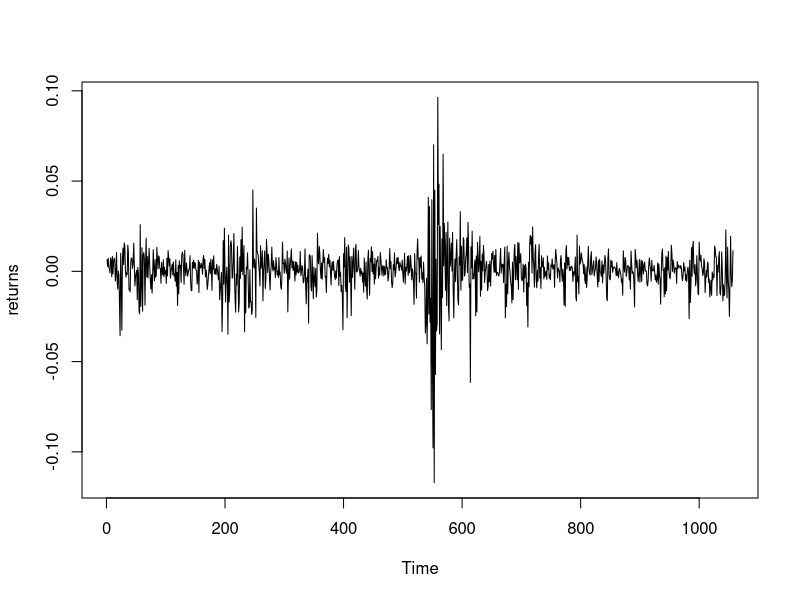
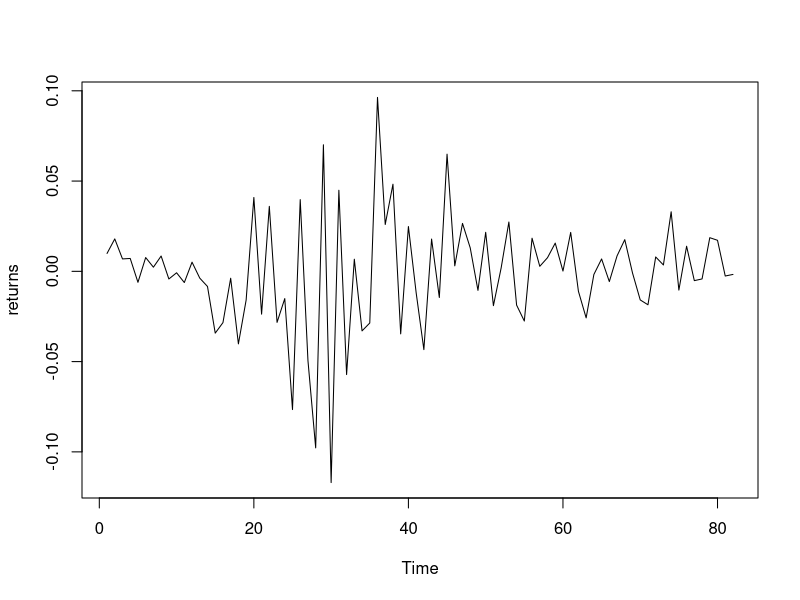
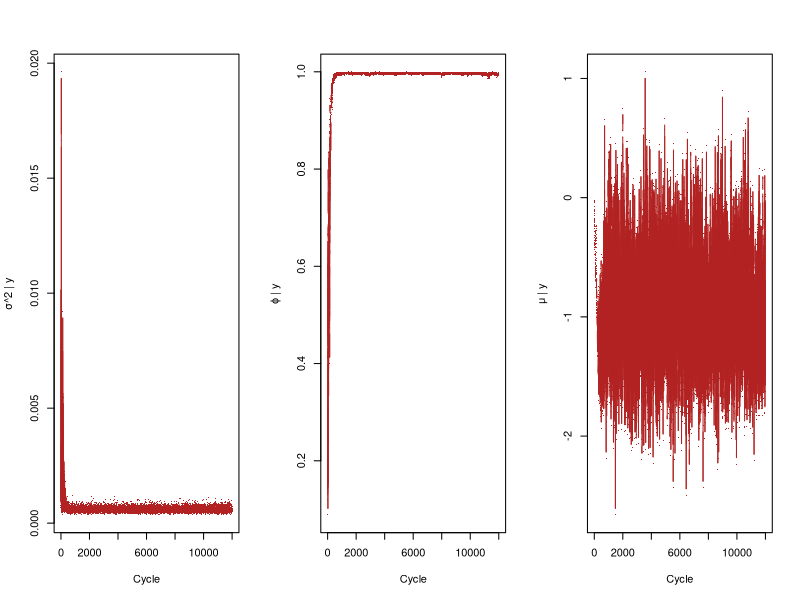
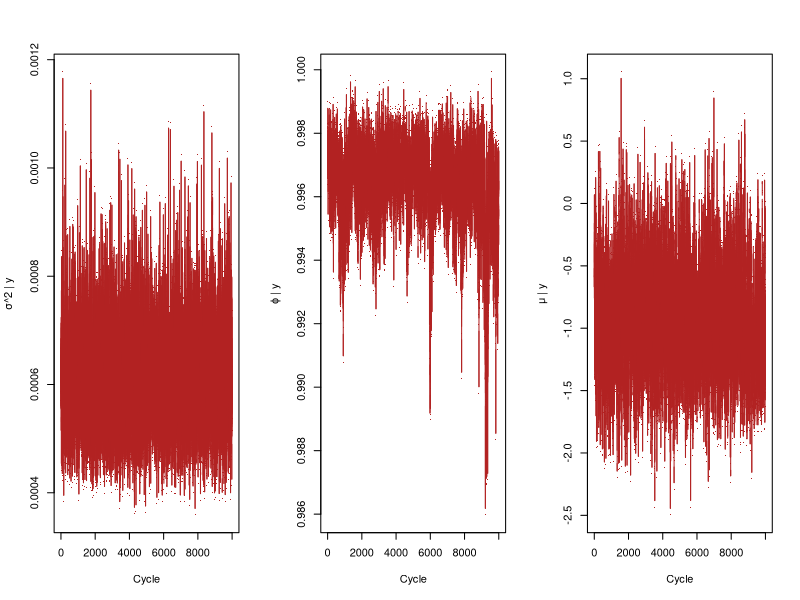
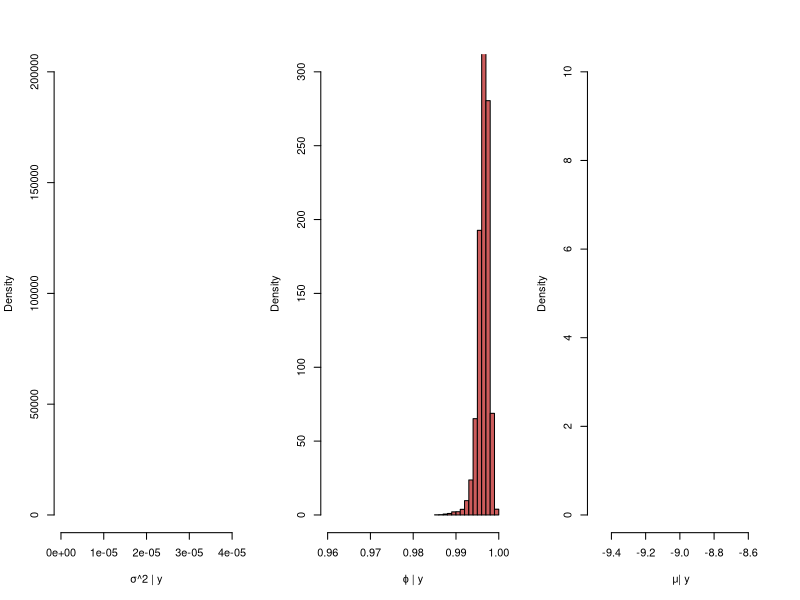
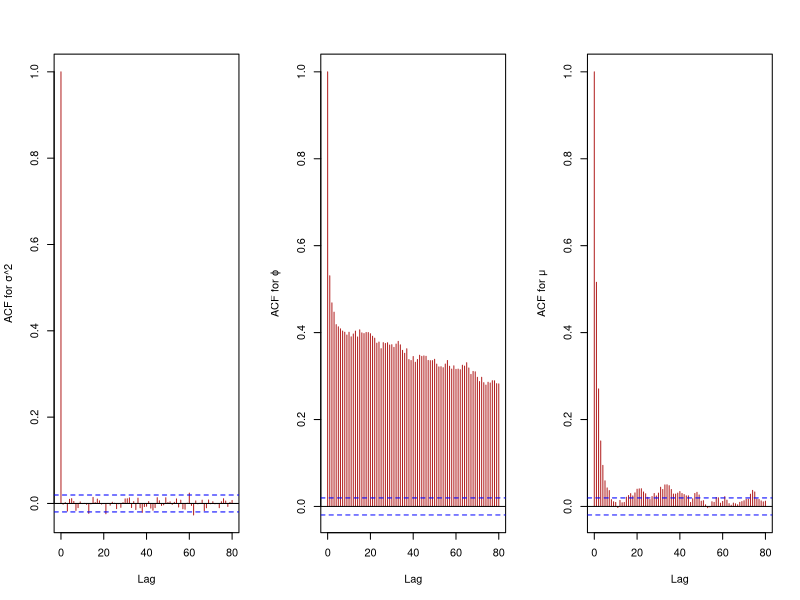
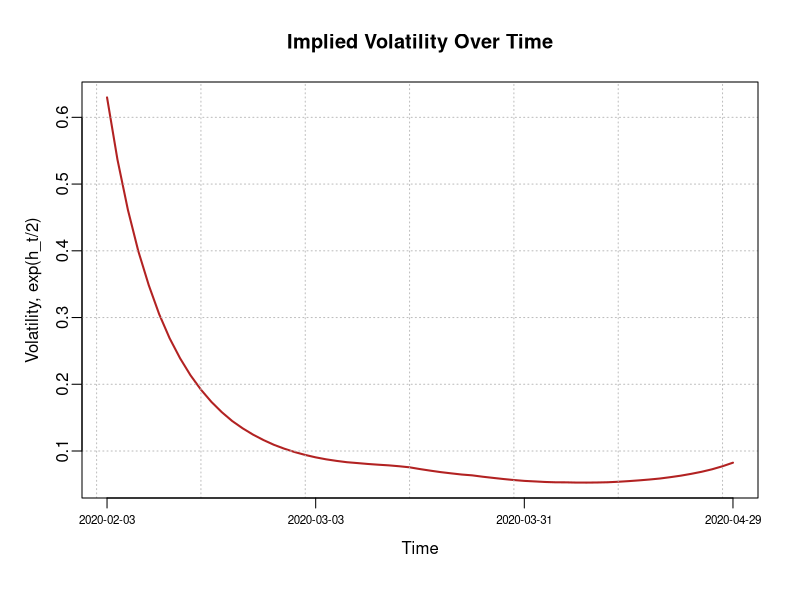
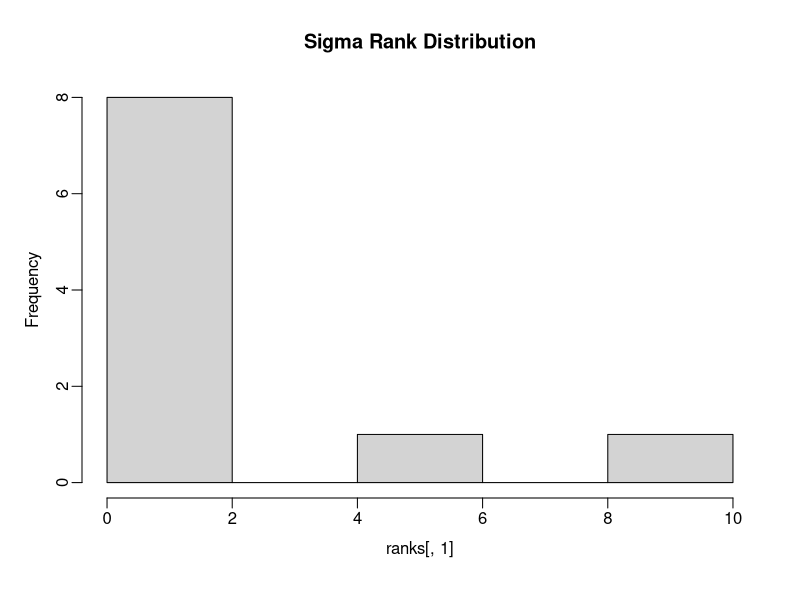

Recreate these plots in R, in order.
## ---- chunk 1
knitr::opts_chunk$set(echo = TRUE)
## ---- chunk 2
# Store length of returns vector and initial parameter values
df <- read.csv("synthetic_sp500_returns.csv")
date <- as.Date(df$Date)
returns <- df$Synthetic

T <- length(returns)
initial <- list(h = rep(0,T), sigma2 = 0.02, phi = 0.95, mu = 0)

plot.ts(returns)
## ---- chunk 3
# Store length of returns vector and initial parameter values

df <- read.csv("synthetic_sp500_returns.csv")
df$Date <- as.Date(df$Date)

# Filter for Feb 1 – Apr 30, 2020
df_sub <- df[df$Date >= as.Date("2020-02-01") & df$Date <= as.Date("2020-05-30"), ]

# Extract filtered date and returns
date <- df_sub$Date
returns <- df_sub$Synthetic

#returns <- df$Actual

T <- length(returns)
initial <- list(h = rep(0,T), sigma2 = 0.02, phi = 0.95, mu = 0)

plot.ts(returns)

## ---- chunk 4
# Hyper-parameters for ht sampler 
nu2 <- initial$sigma2 / (1 + initial$phi^2); tau <- initial$sigma2 / (1 - initial$phi^2)

# Hyper-parameters for sigma2 sampler
alpha_sigma <- 2.5; beta_sigma <- 0.025

# Hyper-parameters for phi sampler 
alpha_phi <- 0; beta2_phi <- 1 

# Hyper-parameters for mu sampler 
alpha_mu <- 0; beta2_mu <- 100

# List storing all hyper-parameters
hyperparameters <- list(h = c(nu2, tau), sigma2 = c(alpha_sigma, beta_sigma),
                        phi = c(alpha_phi, beta2_phi), mu = c(alpha_mu, beta2_mu))
## ---- chunk 5
# Function for sampling ht
sample_ht <- function(data, hyperparameters, h, sigma, phi, mu) {
  
  ## Parameters needed
  T <- length(data)
  
  ## Updated h_1
  h[1] <- rnorm(1, mean = mu, sd = sqrt(hyperparameters[2]))

  ## Update h_[2:T-1]
  for (t in 2:(T-1)) {
    
    ### Parameters for proposal distribution
    hstar <- mu + (phi * (h[t-1] - mu + h[t+1] - mu)) / (1 + phi^2)
    psi <- hstar + (hyperparameters[1] / 2) * (data[t]^2 * exp(-hstar) - 1)

    ### Rejection Sampling 
    repeat{
      proposal <- rnorm(1, psi, hyperparameters[2])
      u <- runif(1, min = 0, max = 1)
      
      #### Acceptance probability
      log_fstar <- (-1 / 2) * proposal - (data[t]^2 / 2) * (exp(-proposal))
      log_gstar <- (-1 / 2) * proposal - (data[t]^2 / 2) * (exp(-hstar) * (1 + hstar) - 
                                                           proposal * exp(-hstar))
      prob <- exp(log_fstar - log_gstar)
      
      #### Decide whether to keep or discard sample
      if (u <= prob) {
        h[t] <- proposal
        break # Exit the repeat loop after a successful sample
      }
    }
  }
  
  ## Return updated h vector
  return(h)
}

# Function for sampling sigma2 
sample_sigma2 <- function(data, hyperparameters, h, phi, mu) {
  
  ## Parameters for inverse gamma distribution
  T <- length(data); ht <- h[-T]; ht_plus1 <- h[-1] 
  shape_sigma2 <- hyperparameters[1] + T/2
  scale_sigma2 <- hyperparameters[2] + (1/2) * (h[1] - mu)^2 * (1 - phi^2) 
                    + (1/2) * sum((ht_plus1 - mu - phi * (ht - mu))^2)
  
  ## Draw sigma2 
  sigma2 <- 1 / rgamma(1, shape = shape_sigma2, rate = scale_sigma2)
  return(sigma2)
}

library(truncnorm)
# Function for sampling phi
sample_phi <- function(data, hyperparameters, h, sigma2, mu) {
  
  ## Parameters for truncated normal distribution 
  T <- length(data); ht <- h[-T]; ht_plus1 <- h[-1] 
  var_phi <- (1 / hyperparameters[2] + (-(h[1] - mu)^2 
                                            + sum((ht - mu)^2)) / sigma2)^-1
  mean_phi <- var_phi * (hyperparameters[1] / hyperparameters[2] 
                         + sum((ht_plus1 - mu) * (ht - mu)) / sigma2)
  
  ## Draw phi  
  phi <- rtruncnorm(1, a=-1, b=1, mean = mean_phi, sd = sqrt(var_phi))
  return(phi)
}

# Function for sampling mu 
sample_mu <- function(data, hyperparameters, h, sigma2, phi) {
  
  ## Parameters for normal distribution
  T <- length(data); ht <- h[-T]; ht_plus1 <- h[-1] 
  var_mu <- (1 / hyperparameters[2] + (1 - phi^2 + (T - 1) * 
                                            (1 - phi)^2) / sigma2)^-1
  mean_mu <- var_mu * (hyperparameters[1] / hyperparameters[2] 
                       + (h[1] * (1 - phi^2) + (1 - phi) * sum(ht_plus1 - phi * ht)) / sigma2)
  
  ## Draw mu 
  mu <- rnorm(1, mean = mean_mu, sd = sqrt(var_mu))
  return(mu)
} 
## ---- chunk 6
# Gibbs sampling 
gibbs_sampling <- function(data, hyperparameters, initial.values, iterations) {
  
  ## Initialize Parameters
  T <- length(data)
  h <- initial.values$h
  sigma2 <- initial.values$sigma2
  phi <- initial.values$phi
  mu <- initial.values$mu
  hyperparameters_h <- hyperparameters$h
  hyperparameters_sigma2 <- hyperparameters$sigma2
  hyperparameters_phi <- hyperparameters$phi
  hyperparameters_mu <- hyperparameters$mu

  # Initialize the matrix to store sampled values
  # +3 for sigma2, phi, and mu
  sampled_values <- matrix(nrow = iterations, ncol = T + 3)
  colnames(sampled_values) <- c(paste("h", 1:T, sep = ""), "sigma2", "phi", "mu")
  
  ## Gibbs Cycle 
  for (g in 1:iterations) {
    # Step 1: Sample h_t
    h <- sample_ht(data, hyperparameters_h, h, sigma2, phi, mu)
    
    # Step 2: Sample sigma2
    sigma2 <- sample_sigma2(data, hyperparameters_sigma2, h, phi, mu)
    
    # Step 3: Sample phi
    phi <- sample_phi(data, hyperparameters_phi, h, sigma2, mu)
    
    # Step 4: Sample mu
    mu <- sample_mu(data, hyperparameters_mu, h, sigma2, phi)
    
    # Save sampled values in the matrix
    sampled_values[g, 1:T] <- h
    sampled_values[g, (T+1):(T+3)] <- c(sigma2, phi, mu)
  }
  
  return(sampled_values)
}
## ---- chunk 7
set.seed(123)

# Lists needed as Gibbs input
T <- length(returns)
initial <- list(h = rep(0,T), sigma2 = 0.02, phi = 0.95, mu = 0)
iterations <- 12000

# Gibbs sampling
gibbs_sample_full <- gibbs_sampling(returns, hyperparameters, initial, iterations)
## ---- chunk 8
# Convert Gibbs sample matrix into dataframe for easier access
gibbs_sample_full <- as.data.frame(gibbs_sample_full)

# Remove the last h column (not updated)
gibbs_sample_full <- gibbs_sample_full[-(ncol(gibbs_sample_full)-3)]

# Label rows
rownames(gibbs_sample_full) <- paste("Cycle ", 1:(nrow(gibbs_sample_full)))

# Add beta to the sample dataset
gibbs_sample_full$beta <- with(gibbs_sample_full, exp(gibbs_sample_full$mu / 2))

# Export as csv 
#write.csv(gibbs_sample_full, "gibbs-full-sample.csv")
## ---- chunk 9
# Remove Burn-In Period 
gibbs_sample <- gibbs_sample_full[2001:12000, ]

# View first 6 values of model parameters (use ncol instead of hard-coding b/c data updates every day)
head(gibbs_sample[,c((ncol(gibbs_sample) - 3):(ncol(gibbs_sample)))])
## ---- chunk 10
par(mfrow = c(1, 3))

# Trace plots of parameters
plot(1:(nrow(gibbs_sample_full)), gibbs_sample_full$sigma2, col = 'firebrick', type = "b", 
     main = "", xlab = "Cycle", ylab = "σ^2 | y", pch = '.')

plot(1:(nrow(gibbs_sample_full)), gibbs_sample_full$phi, col = 'firebrick', type = "b", 
     main = "", xlab = "Cycle", ylab = "ɸ | y", pch = '.')

plot(1:(nrow(gibbs_sample_full)), gibbs_sample_full$mu, col = 'firebrick', type = "b", 
     main = "", xlab = "Cycle", ylab = "μ | y", pch = '.')

#plot(1:(nrow(gibbs_sample)), gibbs_sample_full$beta, col = 'firebrick', type = "b", 
#     main = "", xlab = "Cycle", ylab = "β | y", pch = '.')

mtext("", side = 3, outer = TRUE, padj = 3)

# Reset to default margins
par(mfrow = c(1, 1))  # the default mar values
## ---- chunk 11
# Set up the plotting area with adjusted margins
# mar sets the margins as (bottom, left, top, right) in lines
# oma sets the outer margins in lines (bottom, left, top, right)
par(mfrow = c(1, 3))

# Trace plots of parameters
plot(1:(nrow(gibbs_sample)), gibbs_sample$sigma2, col = 'firebrick', type = "b", 
     main = "", xlab = "Cycle", ylab = "σ^2 | y", pch = '.')

plot(1:(nrow(gibbs_sample)), gibbs_sample$phi, col = 'firebrick', type = "b", 
     main = "", xlab = "Cycle", ylab = "ɸ | y", pch = '.')

plot(1:(nrow(gibbs_sample)), gibbs_sample$mu, col = 'firebrick', type = "b", 
     main = "", xlab = "Cycle", ylab = "μ | y", pch = '.')

#plot(1:(nrow(gibbs_sample)), gibbs_sample$beta, col = 'firebrick', type = "b", 
#     main = "", xlab = "Cycle", ylab = "β | y", pch = '.')

mtext("", side = 3, outer = TRUE, padj = 3)

# Reset to default margins
par(mfrow = c(1, 1))  # the default mar values
## ---- chunk 12
# Means 
means <- list(sigma2 = mean(gibbs_sample$sigma2), phi = mean(gibbs_sample$phi), mu = mean(gibbs_sample$mu), beta = mean(gibbs_sample$beta))

c(means$sigma2, means$phi, means$mu, means$beta)

# Variance
var <- list(sigma2 = var(gibbs_sample$sigma2), phi = var(gibbs_sample$phi), mu = var(gibbs_sample$mu), beta = var(gibbs_sample$beta))

c(var$sigma2, var$phi, var$mu, var$beta)
## ---- chunk 13
# Set up the plotting area
par(mfrow = c(1, 3))

# Densities of parameters
hist(gibbs_sample$sigma2, freq = FALSE, xlim = c(0, 4e-05), ylim = c(0, 2e+05), 
     col = 'indianred', main = "", xlab = "σ^2 | y")

hist(gibbs_sample$phi, freq = FALSE, xlim = c(0.96, 1), ylim = c(0, 300), 
     col = 'indianred', main = "", xlab = "ɸ | y")

hist(gibbs_sample$mu, freq = FALSE, xlim = c(-9.5,-8.5), ylim = c(0, 10),
     col = 'indianred', main = "", xlab = " μ| y")

#hist(gibbs_sample$beta, freq = FALSE, xlim = c(0.01, 0.012), ylim = c(0, 1000),
#     col = 'indianred', main = "", xlab = " β| y")

mtext("", side = 3, outer = TRUE, padj = 3)

# Reset to default
par(mfrow = c(1, 1))
## ---- chunk 14
# Set up the plotting area
par(mfrow = c(1, 3))

acf(ts(gibbs_sample$sigma2), lag.max = 80, ylab = "ACF for σ^2", main = "", col = 'firebrick')
acf(ts(gibbs_sample$phi), lag.max = 80, ylab = "ACF for ɸ", main = "", col = 'firebrick')
acf(ts(gibbs_sample$mu), lag.max = 80, ylab = "ACF for μ", main = "", col = 'firebrick')
#acf(ts(gibbs_sample$beta), lag.max = 40, ylab = "ACF for β", main = "", col = 'firebrick')

mtext("", side = 3, outer = TRUE, padj = 3)

# Reset to default
par(mfrow = c(1, 1))
## ---- chunk 15
# Calculate the means of each of the first 4355 variables
rm_col <- 20 # set number of ht you want to remove from end b/c of high variance in mean
mean.h <- colMeans(gibbs_sample[, 1:(ncol(gibbs_sample) - (rm_col + 4))], na.rm = TRUE) 
exp.mean.h <- exp(mean.h/2)

x_vals <- date[1:length(exp.mean.h)]

# Creating a numeric sequence for plotting
index <- 1:length(x_vals)

# Plotting using numeric indices but labeling with time values
par(mar=c(5, 4, 4, 2) + 0.1, mgp=c(2, 0.5, 0))
plot(index, exp.mean.h, type = "l", main = "Implied Volatility Over Time",
     xlab = "Time", ylab = "Volatility, exp(h_t/2)", col = "firebrick", lwd = 2, axes = FALSE, xaxt = 'n')

# Add y-axis
axis(2)

# Enhance with grid
grid(nx = NULL, ny = NULL, col = "gray", lty = "dotted")

# Adding a box around the plot
box()

# Selecting exactly four indices for x-axis labels
label_indices <- round(seq(from = 1, to = length(x_vals), length.out = 4))
label_dates <- x_vals[label_indices]

# Adding custom x-axis with four time labels, horizontally aligned
axis(1, at = label_indices, labels = label_dates, las = 1, cex.axis = 0.7)
## ---- chunk 16
# Dataframe for ht (used in LSTM RMD)
mean.h_df <- data.frame(x_vals, mean.h)
write.csv(mean.h_df, "mean-ht-logscale_syn.csv")
## ---- chunk 17
#Get samples with initial values pulled from prior distribution
n <- 10 # 100 takes 2 hours, 10 takes 15 mins
#Consider setting the iterations or n to a smaller amount if this takes too long to run
iterations <- 1000
prior_mu <- rnorm(n,0,1)
prior_sigma <- 1/rgamma(n,2.5,0.025)
prior_phi <- 2*rbeta(n,20,1.5) - 1
samples <- array(rep(1, n*iterations*(T+3)), dim=c(n, iterations, T+3))

#Only uses the last iteration so dont need to remove burn-in
## ---- chunk 18
for (i in 1:n){
  initial <- list(h = rep(0,T), sigma2 = prior_sigma[i], phi = prior_phi[i], mu = prior_mu[i])
  nu2 <- initial$sigma2 / (1 + initial$phi^2); tau <- initial$sigma2 / (1 - initial$phi^2)
  gs <- gibbs_sampling(returns, hyperparameters, initial, iterations)
  samples[i,1:iterations,1:(T+3)] <- gs
  
}
## ---- chunk 19
h_samples <- samples[1:n,1:iterations,1:(T-1)]
## ---- chunk 20
#SBC
m <- 10
ranks <- matrix(0,nrow=n,ncol=3)
for(i in 1:n){
  mu <- prior_mu[i]
  sigma <- prior_sigma[i]
  phi <- prior_phi[i]
  h <- h_samples[i,iterations,1:(T-1)]
  initial <- list(h = rep(0,T), sigma2 = prior_sigma[i], phi = prior_phi[i], mu = prior_mu[i])
  nu2 <- initial$sigma2 / (1 + initial$phi^2); tau <- initial$sigma2 / (1 - initial$phi^2)
  alpha_sigma <- 2.5; beta_sigma <- 0.025
  alpha_phi <- 0; beta2_phi <- 1 
  alpha_mu <- 0; beta2_mu <- 100
  hyperparameters <- list(h = c(nu2, tau), sigma2 = c(alpha_sigma, beta_sigma),
                        phi = c(alpha_phi, beta2_phi), mu = c(alpha_mu, beta2_mu))
  hyperparameters_sigma2 <- hyperparameters$sigma2
  hyperparameters_phi <- hyperparameters$phi
  hyperparameters_mu <- hyperparameters$mu
  for (j in 1:m){
    sigma2_r <- sample_sigma2(data, hyperparameters_sigma2, h, phi, mu)
    if ((sigma2_r) < sigma){
      ranks[i,1] <- ranks[i,1] + 1
    }
    
    # Step 3: Sample phi
    phi_r <- sample_phi(data, hyperparameters_phi, h, sigma2_r, mu)
    if (phi_r < phi){
      ranks[i,2] <- ranks[i,2] + 1
    }
    
    # Step 4: Sample mu
    mu_r <- sample_mu(data, hyperparameters_mu, h, sigma, phi)
    if (mu_r < mu){
      ranks[i,3] <- ranks[i,3] + 1
    }
    
  }
  
}
## ---- chunk 21
#Results are mostly single bar implying that values obtained from the algorithm are not calibrated to the priors.

hist(ranks[,1],main = "Sigma Rank Distribution")
hist(ranks[,2],main = "Phi Rank Distribution")
hist(ranks[,3],main = "Mu Rank Distribution")
## ---- chunk 22
#Rhat
#Less than 1.1 implies good result and that the different chains have very similiar within-chain and between chain convergence
N <- length(returns)
M <- nrow(gibbs_sample)
vars <- numeric(M)
means <- numeric(M)




for (i in 1:M){
  vars[i] <- sd(unlist(gibbs_sample[i,]))**2
  means[i] <- mean(unlist(gibbs_sample[i,]))
}
W <- mean(vars*((N-1)/N))
B <- (sd(means)**2) * (N-1)
print("Rhat")
print(((((N-1)/N)*W + (1/N)*B)/W)**(1/2))
## ---- chunk 23
ESS <- numeric(N)
for (i in 1:N){
  h <- gibbs_sample[,i]
  p <- acf(h,lag.max = M,plot=FALSE)$acf
  sum_p <- 0
  for (t in 1:length(p)){
    p[t] <- ((M-t)/M) * p[t]
    if (p[t] < 0){
      break
    }
    sum_p <- sum_p + p[t]
    
  }
  ESS[i] <- M/(2*sum_p + 1)
  
}
print("Average ESS")
print(mean(ESS))
## ---- chunk 24
sigma2 <- gibbs_sample$sigma2; sigma2.lag <- c(NA, sigma2[-length(sigma2)])
phi <- gibbs_sample$phi; phi.lag <- c(NA, phi[-length(phi)])
mu <- gibbs_sample$mu; mu.lag <- c(NA, mu[-length(mu)])
beta <- gibbs_sample$beta; beta.lag <- c(NA, beta[-length(beta)])

# Set up the plotting area
par(mfrow = c(2, 2))  # 2 rows, 2 columns

plot(sigma2.lag, sigma2, xlab = "sigma2.lag", ylab = "sigma2", col = "indianred", type = 'p', cex = 1)
plot(phi.lag, phi, xlab = "phi.lag", ylab = "phi", col = "indianred", type = 'p', cex = 1)
plot(mu.lag, mu, xlab = "beta.lag", ylab = "mu", col = "indianred", type = 'p', cex = 1)
plot(beta.lag, beta, xlab = "beta.lag", ylab = "beta", col = "indianred", type = 'p', cex = 1)

mtext("Lag Plots", side = 3, outer = TRUE, padj = 3)

# Reset to default
par(mfrow = c(1, 1))
